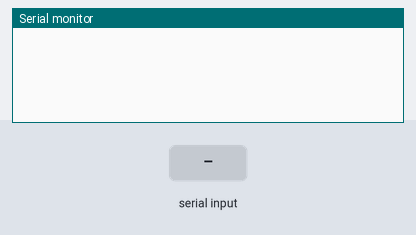
Bench run of a sketch on a simulated Arduino Uno, built with avr-gcc and run on an emulated ATmega328P. On the bench: the last lines printed to the serial monitor. The inputs (shaded band) are chosen by the test bench.

Above: at 1.2 s.
1.3 s: "right@" received over Serial
At 2.2 s:
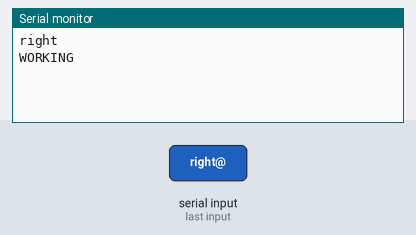
2.8 s: "Right@" received over Serial
At 3.3 s:
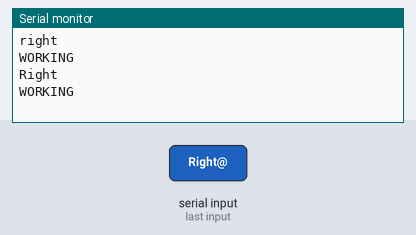
4.3 s: "left@" received over Serial
At 5.5 s:
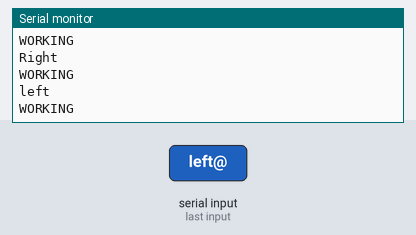
5.8 s: "Left@" received over Serial
At 6.8 s:
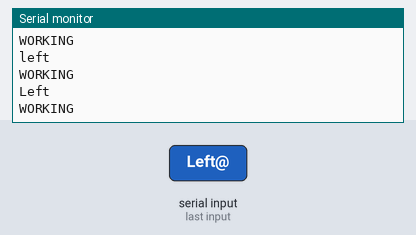
7.3 s: "top@" received over Serial
At 8.0 s:
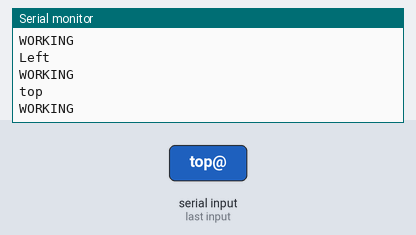
8.8 s: "Top@" received over Serial
At 10.3 s:
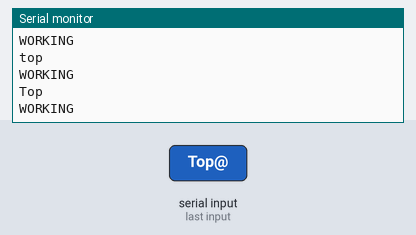

Measured:
- after the input at 1.3 s, the serial monitor: prints a new line at once (image 1)
- after the input at 2.8 s, the serial monitor: prints a new line at once (image 2)
- after the input at 4.3 s, the serial monitor: prints a new line at once (image 3)
- after the input at 5.8 s, the serial monitor: prints a new line at once (image 4)
- after the input at 7.3 s, the serial monitor: prints a new line at once (image 5)
- after the input at 8.8 s, the serial monitor: prints a new line at once (image 6)

The sketch:

arduino.ino.ino
```cpp
#include <Servo.h>


Servo shoulder;
Servo base;


double base_ang=90;
double shoulder_ang=90;


void setup() {
  // put your setup code here, to run once:
   base.write(base_ang);
  shoulder.write(shoulder_ang);


  Serial.begin(115200);
  Serial.setTimeout(10);

}
void changeangle(String movearm) {
 if (movearm == "right" || movearm== "رايت" || movearm == "Right") {
    base.write(base_ang -=20);
    }
    if (movearm == "left" || movearm == "Left" || movearm== "لفت") {
     base.write(base_ang += 20);
    }

    if (movearm == "top" || movearm== "توب" || movearm== "Top") {
     shoulder.write(shoulder_ang-=20);
    }

   if (movearm == "bottom"|| movearm == "بوتوم" || movearm == "Bottom") {
      shoulder.write(shoulder_ang+= 20);
    }
}

void loop() {
  // put your main code here, to run repeatedly:
 String computerText = Serial.readStringUntil('@');
  computerText.trim();
  if (computerText.length() == 0) {
    return;

}

 String command = getValue(computerText, ' ',0);
  changeangle(command );
  Serial.println(command);
  Serial.println("WORKING");
  delay(1000);

}
  /////////////
String getValue(String data, char separator, int index)
{
  int found = 0;
  int strIndex[] = {0, -1};
  int maxIndex = data.length()-1;

  for(int i=0; i<=maxIndex && found<=index; i++){
    if(data.charAt(i)==separator || i==maxIndex){
        found++;
        strIndex[0] = strIndex[1]+1;
        strIndex[1] = (i == maxIndex) ? i+1 : i;
    }
  }

  return found>index ? data.substring(strIndex[0], strIndex[1]) : "";
}
```
